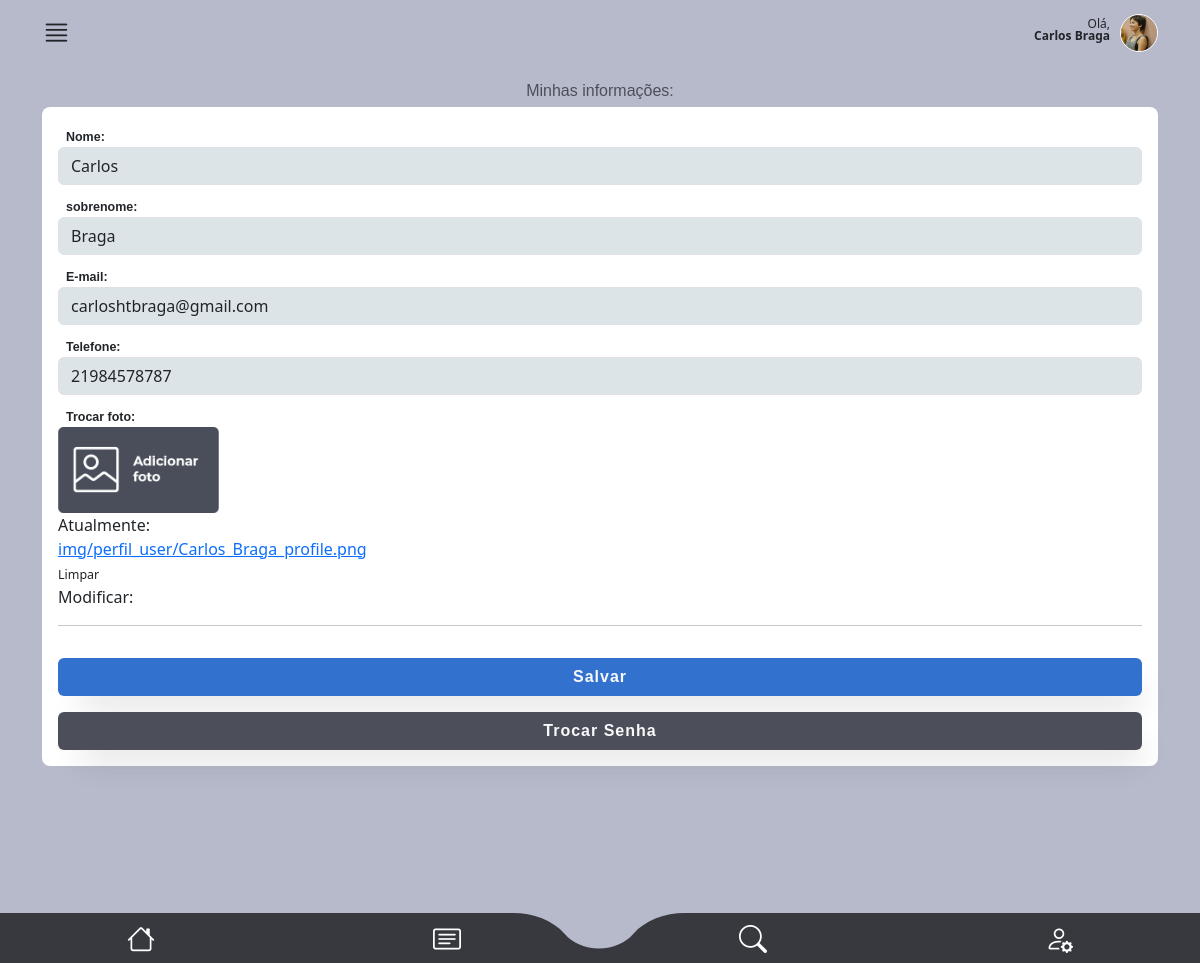
Before: /main/tela_user/ (signed in) with the older database file.
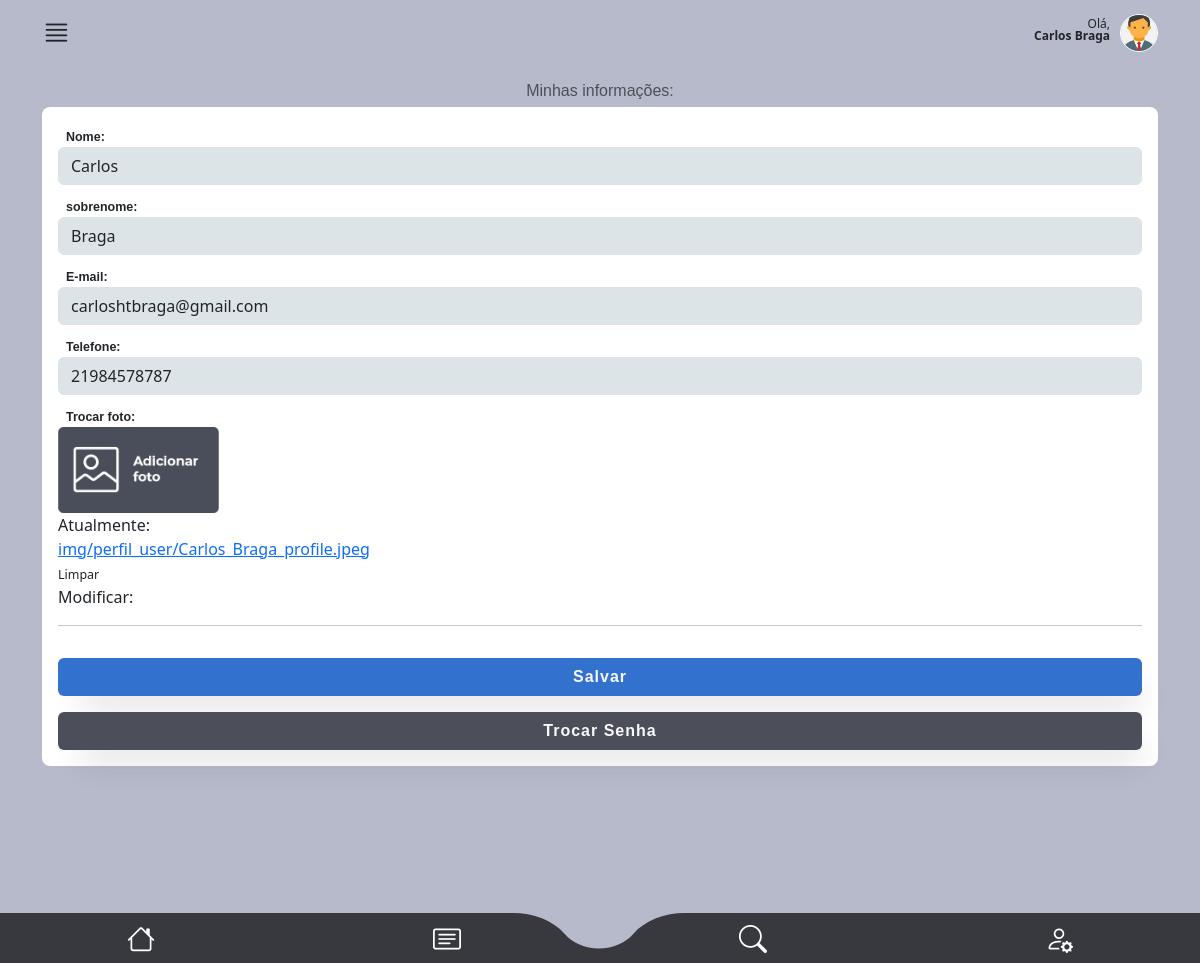
After: the same page with the newer database file.
### authentication/models.py (models this page shows, shortened)
class CustomUser(AbstractUser):
    telefone = models.CharField(max_length=15, null=False)
    endereco = models.ForeignKey(
        Endereco, on_delete=models.CASCADE, null=True, default=None
    )
    foto = models.ImageField(upload_to="img/perfil_user/", null=True, blank=True)
    email = models.EmailField(unique=True)

### main/views.py (the view)
# urls.py: path("tela_user/", views.tela_user, name="tela_user"),
@user_passes_test(is_tecnico)
def tela_user(request):
    try:
        if request.method == "POST":
            user = request.user
            form = TelaUserForm(request.POST, request.FILES, instance=request.user)
            if form.is_valid():
                form.save()
                return redirect(
                    "dashboard"
                )  # Redirecione para a página de perfil após a edição
        else:
            user = request.user
            form = TelaUserForm(instance=request.user)
        return render(request, "tela_user.html", {"form": form, "user": user})
    except Exception as e:
        return render(request, "error.html", {"error_message": str(e)})

### authentication/forms.py
class TelaUserForm(forms.ModelForm):
    class Meta:
        model = CustomUser
        fields = ["telefone", "email", "first_name", "last_name", "foto"]
    def __init__(self, *args, **kwargs):
        super(TelaUserForm, self).__init__(*args, **kwargs)
        for field_name, field in self.fields.items():
            if "class" in field.widget.attrs:
                field.widget.attrs["class"] += " form-control"
            else:
                field.widget.attrs["class"] = "form-control"

### main/helpers.py (called while the page is built)
def is_tecnico(user):
    return user.groups.filter(name="Técnico").exists()

### main/templates/tela_user.html (shortened to what this page needs)
{% extends "base2.html" %} {%load static%} {% block rest %}
<section id="detalhes_oc_scr">
  <div class="container">
    <div id="oc_detalhes">
      <div class="oc_ocorrencia">
        <label class="mt-3 mb-1 font-medium color04 fs-6 text-center w-100"
          >Minhas informações:</label
        >
        <div class="detalhes_ocorrencia">
          <form
            id="form_reportar_ocorrencia"
            class="row"
            method="POST"
            enctype="multipart/form-data"
          >
            <div class="mb-2">
              <label class="ms-2 font-bold">Nome:</label>
              {{form.first_name}}
            </div>
            <div class="mb-2">
              <label class="ms-2 font-bold">sobrenome:</label>
              {{form.last_name}}
            </div>
            <div class="mb-2">
              <label class="ms-2 font-bold">E-mail:</label>
              {{form.email}}
            </div>
            <div class="mb-2">
              <label class="ms-2 font-bold">Telefone:</label>
              {{form.telefone}}
            </div>
            <div class="col-6 col-md-2">
              <label class="ms-2 font-bold">Trocar foto:</label>
              <div class="btn_wrapper">
                <img
                  src="{% static '/assets/img/btn_add_picture.png' %}"
                  class="w-100"
                />
                {{form.foto}}
              </div>
            </div>
            <div class="col-12">
              <hr />
              <button
                type="submit"
                class="btn bg01 text-light w-100 box-shadow fs-6 font-bold mt-3"
              >
                Salvar
              </button>
            </div>
          </form>
          <a href="{% url 'password_reset' %}" class="w-100 mb-3 mt-4"
            ><button
              type="submit"
              class="btn bg04 text-light w-100 box-shadow fs-6 font-bold mt-3"
            >
              Trocar Senha
            </button></a
          >
        </div>
      </div>
    </div>
  </div>
  <br />
  <br />
  <br />
</section>
{% endblock %}

### main/templates/base2.html (shortened to what this page needs)
{%load static%}
<!DOCTYPE html>
<html lang="en" data-bs-theme="auto">
  <head>
    <link
      rel="stylesheet"
      href="https://cdn.jsdelivr.net/npm/@docsearch/css@3"
    />
    <link
      rel="stylesheet"
      href="https://cdn.jsdelivr.net/npm/bootstrap-icons@1.11.1/font/bootstrap-icons.css"
    />
    <link
      href="{% static 'assets/dist/css/bootstrap.min.css' %}"
      rel="stylesheet"
    />
    <link href="{% static 'assets/css/app_mamminfo.css' %}" rel="stylesheet" />
  </head>
  <body>
    <main class="bg03">
      <header>
        <div class="container">
          <div id="super_menu">
            <div class="row">
              <div class="col-3 text-start">
                <i class="bi bi-justify i_main"></i>
              </div>
              <div class="col-9 text-end">
                <p class="mt-2">
                  Olá,<br />
                  <strong>{{ user.first_name }} {{ user.last_name }}</strong>
                </p>
                <div class="photo_user mt-1">
                  {% if request.user.foto %}
                  <img src="{{ request.user.foto.url }}" alt="User Photo" />
                  {% else %}
                  <img
                    src="https://cdn-icons-png.flaticon.com/512/3106/3106807.png?auto=format&fit=crop&q=80&w=1760&ixlib=rb-4.0.3&ixid=M3wxMjA3fDB8MHxwaG90by1wYWdlfHx8fGVufDB8fHx8fA%3D%3D"
                    alt=""
                  />
                  {% endif %}
                </div>
              </div>
            </div>
          </div>
        </div>
      </header>
      {% block rest %}{% endblock %}
    </main>
    <footer>
      <ul class="row">
        <li class="col-3 mt-1">
          <a href="{% url 'dashboard' %}"><i class="bi bi-house"></i></a>
        </li>
        <li class="col-3 p-0 mt-1 text-start text-md-center">
          <a href="{% url 'minhas_os' %}" class="text-start text-md-center"
            ><i class="bi bi-card-text"></i
          ></a>
        </li>
        <li class="col-3 p-0 mt-1 text-end text-md-center">
          <a href="{% url 'tela_busca' %}" class="text-end text-md-center"
            ><i class="bi bi-search"></i
          ></a>
        </li>
        <li class="col-3 mt-1">
          <a href="{% url 'tela_user' %}"><i class="bi bi-person-gear"></i></a>
        </li>
      </ul>
    </footer>
  </body>
</html>

Changed rows visible on the page:
changed CustomUser "Carlos": user.foto: a different picture; foto "Atualmente: img/perfil_user/Carlos_Braga_profile.png Limpar Modificar:" → "Atualmente: img/perfil_user/Carlos_Braga_profile.jpeg Limpar Modificar:"
